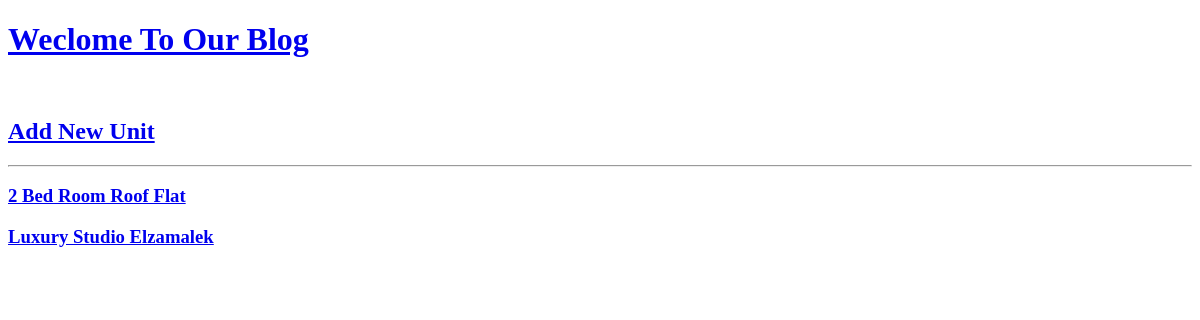
Page /units/ on the earlier database version.
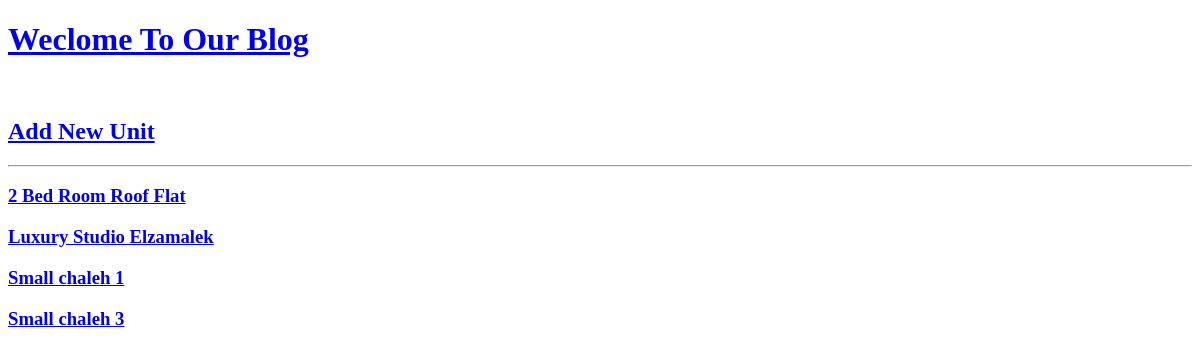
Same page on the later database version.
### units/models.py (models this page shows)
class Unit(models.Model):
    title = models.CharField(max_length=60, verbose_name='Unit Title', )
    description = models.TextField(max_length=500, verbose_name='Unit Description')
    price = models.DecimalField(max_digits=10,decimal_places=2)
    num_bedrooms = models.IntegerField( verbose_name='Number of Bed rooms')
    image = models.ImageField(upload_to='units_images/' , blank=True , null=True, verbose_name='Unit Main Image')
    created = models.DateTimeField(default=timezone.now)
    active = models.BooleanField(default=True)
    owner_email = models.EmailField(default='fahdkuwait@gmail.com')
    type = models.CharField(choices=UNIT_TYPE , default='ROOM',max_length=20)
    country = models.ForeignKey(Country, on_delete=models.CASCADE)
    city = models.ForeignKey(City, on_delete=models.CASCADE)
    area = models.ForeignKey(Area, on_delete=models.CASCADE)
    amenities = models.ManyToManyField(Amenity)
    slug = models.SlugField(null=False, unique=True)
    class Meta:
        verbose_name = 'Unit'
        verbose_name_plural = 'Units'
        ordering = ('-active',)
    def __str__(self):
        return self.title
    def get_absolute_url(self):
        return reverse('units:unit_detail', kwargs={'slug': self.slug})

### units/views.py (the view)
# urls.py: path('' , all_units , name='all_units_list'),
def all_units(request):
    all_units = Unit.objects.all()
    return render(request,'units/all_units.html' ,{'units':all_units})

### units/templates/units/all_units.html (shortened to what this page needs)
<!DOCTYPE html>
 <html class="no-js">
    <head>
        <link rel="stylesheet" href="">
    </head>
    <body>
        <div class='row'>
            <h1> <a href="{% url 'units:all_units_list' %}">Weclome To Our Blog </a> </h1>
            <br>
            <h2><a href="{% url 'units:new_unit' %}"> Add New Unit</a></h2>
            <hr>
            {% for object in units %}
               <h3><a href="{{object.get_absolute_url}}">{{object}}</a> </h3>
            {% endfor %}
        </div>
    </body>
</html>

Differences in the rows shown:
added Unit: title "Small chaleh 1"
added Unit: title "Small chaleh 3"
